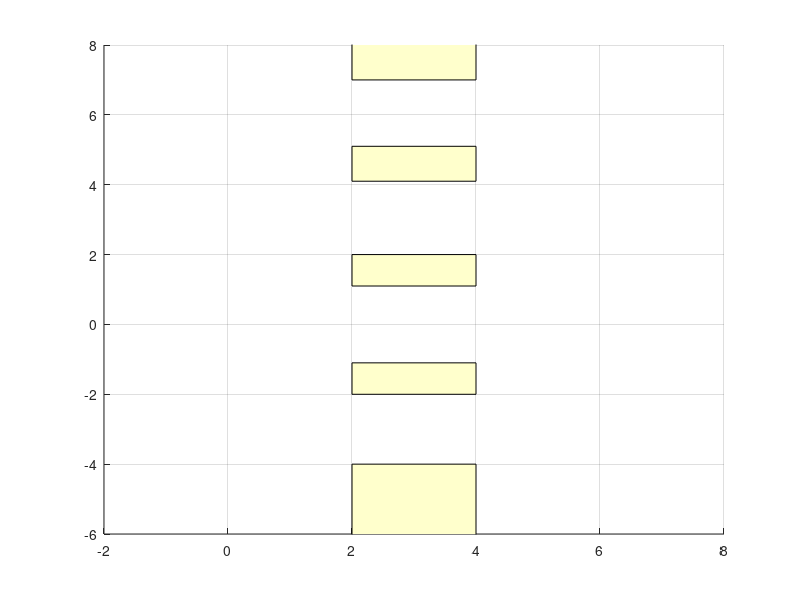

Reproduce this figure in MATLAB. (Note: this script raises an error after producing the figure.)
%box parameters
x1 = 2; y1 = -2; w1=2; h1 = 0.9;
x2 = 2; y2 = 1.1; w2=2; h2 = 0.9;
x3 = 2; y3 = 4.1; w3=2; h3 = 1;
x4 = 2; y4 = -30; w4=2; h4 = 26;
x5 = 2; y5 = 7; w5=2; h5 = 27;

% Draw the environment
f = figure('Position',[1 200 750 300]);
xmin = -2; xmax = 8; ymin = -6; ymax = 8;

axis( [ xmin xmax ymin ymax] ); 
hold on;
grid on;

rectangle('Position',[x1 y1 w1 h1], 'FaceColor', [1.0 1 0.8]);
rectangle('Position',[x2 y2 w2 h2], 'FaceColor', [1.0 1 0.8]);
rectangle('Position',[x3 y3 w3 h3], 'FaceColor', [1.0 1 0.8]);
rectangle('Position',[x4 y4 w4 h4], 'FaceColor', [1.0 1 0.8]);
rectangle('Position',[x5 y5 w5 h5], 'FaceColor', [1.0 1 0.8]);

hold on;

t = linspace(0, pi, 160);
%x = linspace(0, 6, 160  );
%y = linspace(0, 0, 160  );
x = 3 - 3 * cos(t);
s = 0;
y = 8 * sin(t) + linspace(0,s, 160) + 0.3 * rand(1, 160); 
x = [x, 6*ones( 1, 40 )];
y = [y, s*ones( 1, 40 )];

dmp_x = Dmp(x, 'original');
dmp_y = Dmp(y, 'original');

%s = 10 *rand - 4;
%test_context = s;

testNum = 40;
s = linspace( -3.9, 6.7, testNum ); %-3.9,5.7
param_x.xf = 6; 
x_new = dmp_x.generalize(param_x);
T = 100;
Nx = size(x_new, 2);
ind = 0:T-1;
ind = round(ind * Nx/(T-1));
ind(1) = 1;
x_norm = x_new(ind);

line( [6 6],[ -6 8 ], 'Color', 'k', 'LineStyle', '--');

for i = 1:testNum
    test_context = s(i);
    [action_new, option] = hrl.GenerateGreedyAction( test_context  );
    dmp_y.w = action_new' * 1.0e4;

    param_y.xf = test_context; 
    y_new = dmp_y.generalize(param_y);

    Ny = size(y_new, 2);
    ind = 0:T-1;
    ind = round(ind * Ny/(T-1));
    ind(1) = 1;
    y_norm = y_new(ind);


    if option == 1
        plot( x_norm, y_norm, 'Color', [1.0, 0.5, 0  ] );
    elseif option == 2
        plot( x_norm, y_norm, 'm' );
    elseif option == 3
        plot( x_norm, y_norm, 'b' );
    elseif option == 4
        plot( x_norm, y_norm, 'g' );
    elseif option == 5
        plot( x_norm, y_norm,  'Color', [0.8, 0.8, 0.  ] );
    else
        plot( x_norm, y_norm );
    end
    hold on;
    drawnow;
end
plot( 0, 0.8, 'ro' );
set(gca,'FontName','Times New Roman');
set(gca,'FontSize',18);
    %set(gca,'XTickLabel',[]);
    %set(gca,'YTickLabel',[]);
xlabel('x', 'FontSize',20);
ylabel('y', 'FontSize',20);